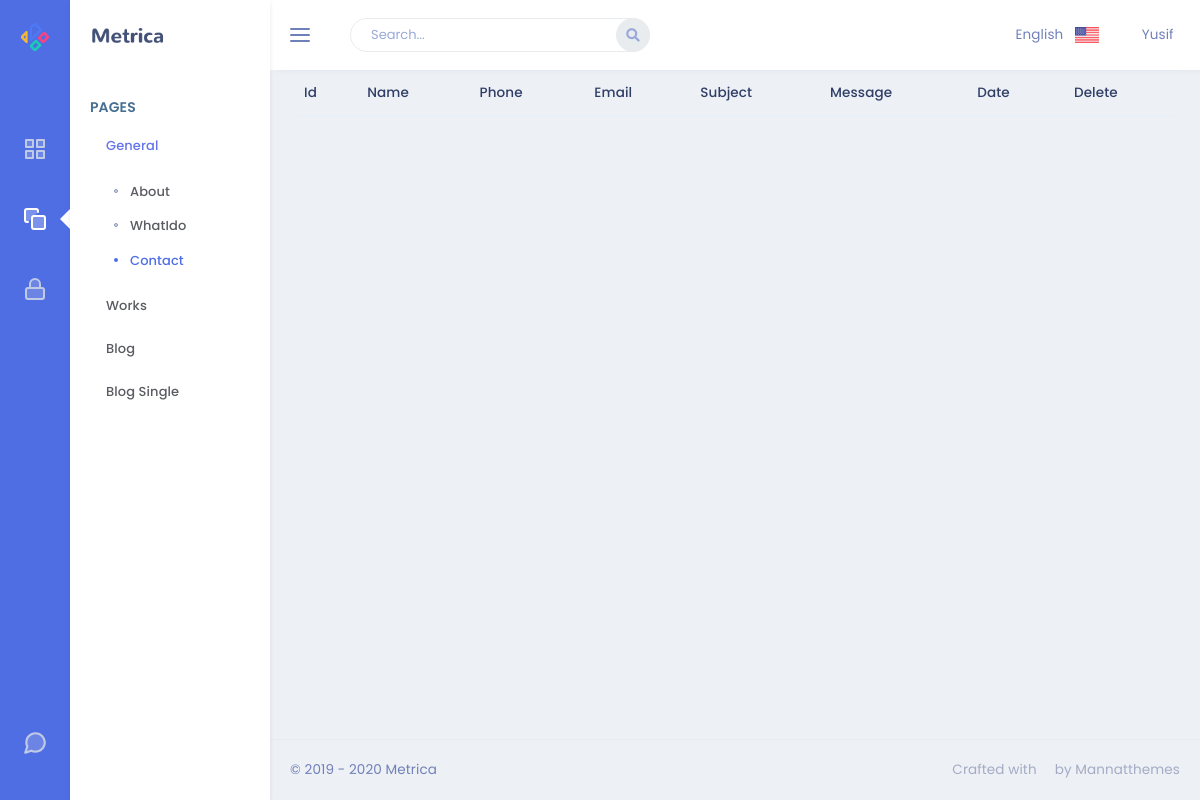
/admin/contact, run on an earlier commit of the app's database.
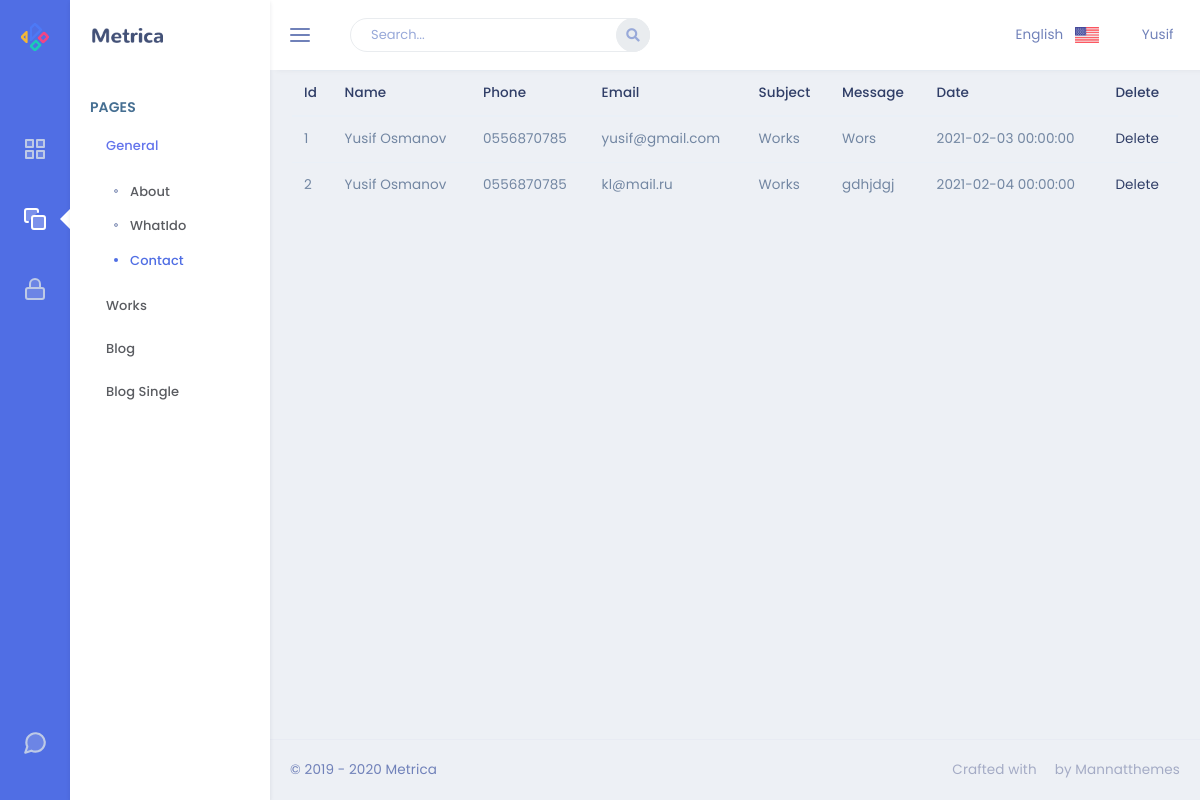
And on a later commit of the database.
### app/models.py (models this page shows)
class Contact(db.Model):
    id = db.Column(db.Integer, primary_key=True)
    contact_name = db.Column(db.String(30), nullable=False)
    contact_phone = db.Column(db.String(50), nullable=False)
    contact_email = db.Column(db.String(50), nullable=False)
    contact_subject = db.Column(db.String(50), nullable=False)
    contact_message = db.Column(db.Text, nullable=False)
    contact_date = db.Column(db.DateTime)

### admin/routes.py (the view)
@admin.route('/contact')
def contact():
    contacts = Contact.query.all()
    return render_template('Contact/contact.html',contactList=contacts)

### admin/templates/Contact/contact.html
{% extends "layout.html" %}
{% block content %}
<table class="table">
    <thead>
    <tr>
        <th scope="col">Id</th>
        <th scope="col">Name</th>
        <th scope="col">Phone</th>
        <th scope="col">Email</th>
        <th scope="col">Subject</th>
        <th scope="col">Message</th>
        <th scope="col">Date</th>
        <th scope="col">Delete</th>
    </tr>
    </thead>
    <tbody>
    {% for contact in contactList %}
    <tr>
        <td>{{contact.id}}</td>
        <td>{{contact.contact_name}}</td>
        <td>{{contact.contact_phone}}</td>
        <td>{{contact.contact_email}}</td>
        <td>{{contact.contact_subject}}</td>
        <td>{{contact.contact_message}}</td>
        <td>{{contact.contact_date}}</td>
        <td><a href="/admin/contact/delete/{{contact.id}}">Delete</a></td>
    </tr>
    {% endfor %}
    </tbody>
</table>
{% endblock %}

What changed in the data, as far as the page shows it:
added Contact: id "1", contact_name "Yusif Osmanov", contact_phone "0556870785", contact_email "yusif@gmail.com", contact_subject "Works", contact_message "Wors", contact_date "2021-02-03 00:00:00"
added Contact: id "2", contact_name "Yusif Osmanov", contact_phone "0556870785", contact_email "kl@mail.ru", contact_subject "Works", contact_message "gdhjdgj", contact_date "2021-02-04 00:00:00"
